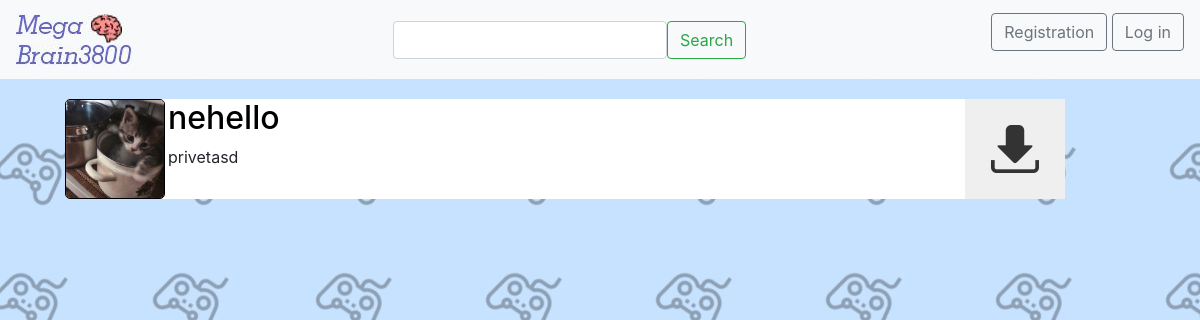
The page / on the database its author committed.
### data/games.py (models this page shows)
class Game(SqlAlchemyBase, SerializerMixin):
    __tablename__ = 'games'
    id = sqlalchemy.Column(sqlalchemy.Integer, primary_key=True, autoincrement=True)
    title = sqlalchemy.Column(sqlalchemy.String, nullable=True)
    description = sqlalchemy.Column(sqlalchemy.String, nullable=True)
    icon = sqlalchemy.Column(sqlalchemy.String, nullable=True)
    created_date = sqlalchemy.Column(sqlalchemy.DateTime, default=datetime.datetime.now)
    slides = sqlalchemy.Column(sqlalchemy.String, nullable=True)
    mlem = sqlalchemy.Column(sqlalchemy.String, nullable=True)
    archive = sqlalchemy.Column(sqlalchemy.String, nullable=True)
    user_id = sqlalchemy.Column(sqlalchemy.Integer,
                                sqlalchemy.ForeignKey("users.id"))
    user = orm.relation('User')

### main.py (the view)
@app.route('/', methods=['GET', 'POST'])
def index():
    search = SearchForm()
    db_sess = db_session.create_session()
    games = db_sess.query(Game).all()
    try:
        user = db_sess.query(User).filter(User.id == current_user.id)
        return render_template('index.html', user=user, current_user=current_user, games=games, search=search, title='Главная')
    except Exception:
        return render_template('index.html', current_user=current_user, games=games, search=search, title='Главная')

### forms/search.py
class SearchForm(FlaskForm):
    text = StringField('')
    submit = SubmitField('Search')

### data/db_session.py (called while the page is built)
def create_session() -> Session:
    global __factory
    return __factory()

### templates/index.html (shortened to what this page needs)
{% extends "base.html" %}
{% block content %}
{% for game in games %}
    <div class="game-selection">
        <img src="{{ game.icon }}" alt="" style="border: 1px solid #000; border-radius: 5px;" width="100" height="100">
        <div class="theme" style="margin-left: 3px;">
            <div class="d-flex flex-column">
                <div class="game-title">
                    <a class="title" href="game/{{ game.id }}" style="text-decoration: none; color: #000;"><h2>{{ game.title }}</h2></a>
                </div>
                <div class="game-description">
                    <p>{{ game.description }}</p>
                </div>
            </div>
        </div>
        <div class="button__container">
            <button class="btnnn"><a  href="{{ game.archive }}" download=""><img src="{{ url_for('static', filename='img/download.png') }}" alt=""></a></button>
        </div>
    </div>
{% endfor %}
{% endblock %}

### static/css/style.css (style rules this page uses)
body { background-color: #c7e2ff; background-image: url('../img/background.jpg'); }
.game-selection { display: flex; width: 1000px; height: 100px; border-radius: 10px; margin: 20px; background-color: #fff; }
.game-description { max-width: 872px; }
.button__container { margin-left: auto; }
.btnnn { right: 0; width: 100px; height: 100px; outline: none; border: none; }

### rows shown on the page
Game: icon (picture), title "nehello", description "privetasd"
